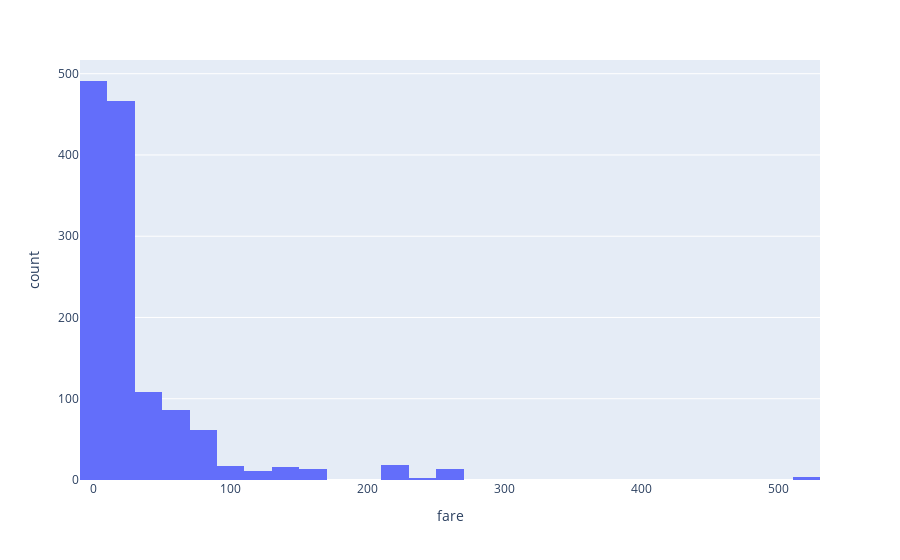

Write notebook code for a chart like this one.
### Markdown cell above
## Above we can see a stacked bar chart for counts of survived and dead at different classes and sex.

### Code cell
fig4 = px.histogram(titanic, x="fare",nbins = 30)
fig4.show()

### Figure 1 — Plotly figure (JSON) as saved in the notebook; plotly's stock layout.template omitted (floating-point values rounded to 4 significant figures; data arrays with more than 128 entries replaced by an {"elided": "..."} marker saying what was removed)
{"data": [{"alignmentgroup": "True", "bingroup": "x", "hovertemplate": "fare=%{x}<br>count=%{y}<extra></extra>", "legendgroup": "", "marker": {"color": "#636efa", "pattern": {"shape": ""}}, "name": "", "nbinsx": 30, "offsetgroup": "", "orientation": "v", "showlegend": false, "type": "histogram", "x": {"elided": "1309 float values"}, "xaxis": "x", "yaxis": "y"}], "layout": {"autosize": true, "barmode": "relative", "legend": {"tracegroupgap": 0}, "margin": {"t": 60}, "xaxis": {"anchor": "y", "autorange": true, "domain": [0, 1], "range": [-10, 530], "title": {"text": "fare"}, "type": "linear"}, "yaxis": {"anchor": "x", "autorange": true, "domain": [0, 1], "range": [0, 516.8], "title": {"text": "count"}}}}
